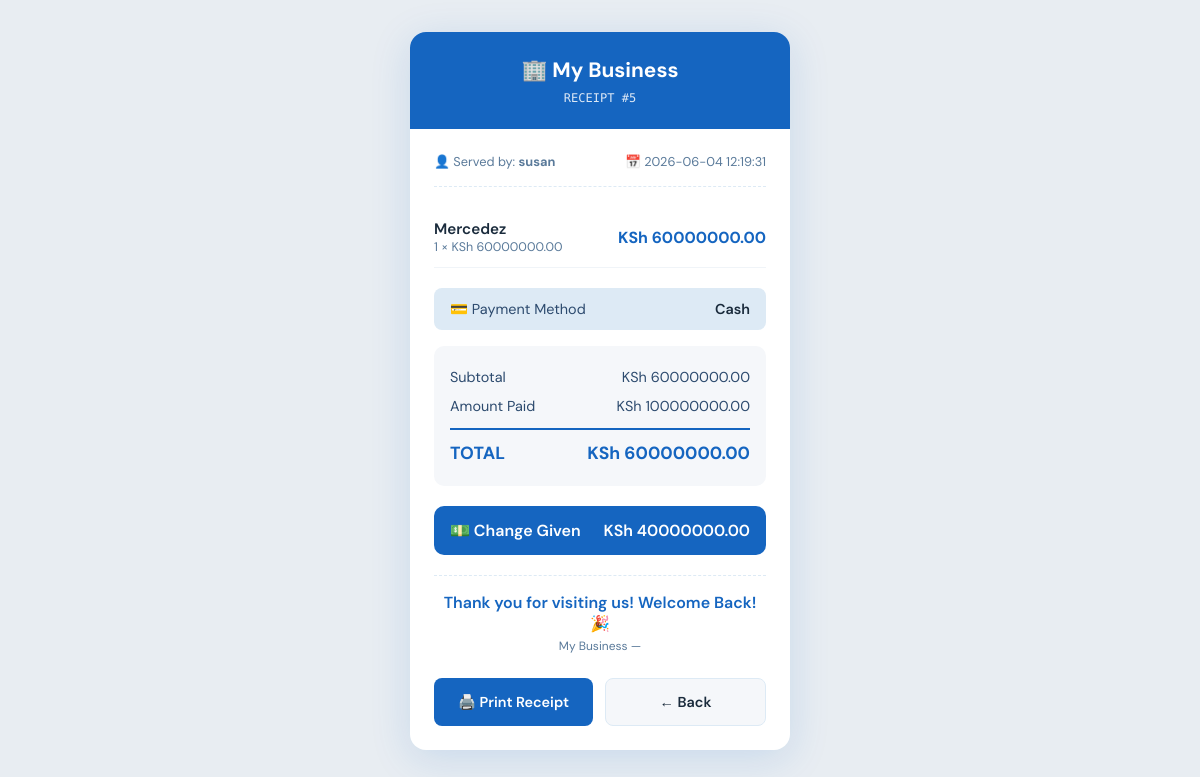
Screenshot of /receipt/5 (signed in) with the database file from the repository.
### tables this page shows
CREATE TABLE settings (
        id INTEGER PRIMARY KEY AUTOINCREMENT,
        business_name TEXT DEFAULT 'My Business',
        business_location TEXT DEFAULT '',
        business_currency TEXT DEFAULT 'KSh',
        business_color TEXT DEFAULT '#1565C0',
        owner_phone TEXT DEFAULT '',
        owner_email TEXT DEFAULT '',
        at_username TEXT DEFAULT '',
        at_api_key TEXT DEFAULT '',
        gmail_address TEXT DEFAULT '',
        gmail_app_password TEXT DEFAULT '',
        sms_enabled INTEGER DEFAULT 0,
        email_enabled INTEGER DEFAULT 0,
        low_stock_threshold INTEGER DEFAULT 5
    );

CREATE TABLE sales (
        id INTEGER PRIMARY KEY AUTOINCREMENT,
        seller TEXT NOT NULL,
        item_name TEXT NOT NULL,
        quantity INTEGER NOT NULL,
        unit_price REAL NOT NULL,
        total_price REAL NOT NULL,
        date_time TEXT NOT NULL
    , amount_paid REAL NOT NULL DEFAULT 0, change_given REAL NOT NULL DEFAULT 0, payment_method TEXT DEFAULT 'Cash');

### app.py (the view)
@app.route('/receipt/<int:sale_id>')
def receipt(sale_id):
    if not session.get('logged_in'):
        return redirect(url_for('login'))
    conn = get_db()
    sale = conn.execute("SELECT * FROM sales WHERE id=?",(sale_id,)).fetchone()
    conn.close()
    settings = get_settings()
    return render_template('receipt.html', sale=dict(sale), settings=settings)

### app.py (called while the page is built)
def get_db():
    conn = sqlite3.connect('sales.db')
    conn.row_factory = sqlite3.Row
    return conn

def get_settings():
    conn = get_db()
    row = conn.execute("SELECT * FROM settings LIMIT 1").fetchone()
    conn.close()
    return dict(row) if row else {}

### templates/receipt.html (shortened to what this page needs)
<!DOCTYPE html>
<html lang="en">
<head>
</head>
<body>
    <div class="receipt-wrapper">
        <div class="receipt">
            <div class="receipt-header">
                <h1>🏢 {{ settings.business_name }}</h1>
                <p style="margin-top:0.5rem; font-family:'DM Mono',monospace; font-size:0.75rem;">
                    RECEIPT #{{ sale.id }}
                </p>
            </div>
            <div class="receipt-body">
                <div class="receipt-meta">
                    <span>👤 Served by: <strong>{{ sale.seller }}</strong></span>
                    <span>📅 {{ sale.date_time }}</span>
                </div>
                <div class="receipt-items">
                    <div class="receipt-item">
                        <div>
                            <div class="item-name">{{ sale.item_name }}</div>
                            <div class="item-detail">
                                {{ sale.quantity }} × {{ settings.business_currency }} {{ "%.2f"|format(sale.unit_price) }}
                            </div>
                        </div>
                        <div class="item-total">
                            {{ settings.business_currency }} {{ "%.2f"|format(sale.total_price) }}
                        </div>
                    </div>
                </div>
                <div style="background:#DDEAF5; border-radius:8px; padding:0.75rem 1rem;
                            margin-bottom:1rem; display:flex; justify-content:space-between;">
                    <span style="color:#2C4A6E; font-size:0.9rem;">💳 Payment Method</span>
                    <span style="color:#1A2B3C; font-weight:600; font-size:0.9rem;">
                        {{ sale.get('payment_method', 'Cash') }}
                    </span>
                </div>
                <div class="receipt-totals">
                    <div class="total-row">
                        <span>Subtotal</span>
                        <span>{{ settings.business_currency }} {{ "%.2f"|format(sale.total_price) }}</span>
                    </div>
                    <div class="total-row">
                        <span>Amount Paid</span>
                        <span>{{ settings.business_currency }} {{ "%.2f"|format(sale.amount_paid) }}</span>
                    </div>
                    <div class="total-row grand">
                        <span>TOTAL</span>
                        <span>{{ settings.business_currency }} {{ "%.2f"|format(sale.total_price) }}</span>
                    </div>
                </div>
                <div class="change-box">
                    <span>💵 Change Given</span>
                    <span>{{ settings.business_currency }} {{ "%.2f"|format(sale.change_given) }}</span>
                </div>
                <div class="receipt-footer">
                    <div class="footer-msg">Thank you for visiting us! Welcome Back! 🎉</div>
                    <div class="footer-sub">{{ settings.business_name }} — {{ settings.business_location }}</div>
                </div>
                <div class="receipt-actions">
                    <button class="btn btn-print" onclick="window.print()">🖨️ Print Receipt</button>
                    <a href="/seller" class="btn btn-back">← Back</a>
                </div>
            </div>
        </div>
    </div>
</body>
</html>

### rows the page displays
settings: business_name "My Business", business_currency "KSh"
sales: id "5", seller "susan", date_time "2026-06-04 12:19:31", item_name "Mercedez", quantity "1", unit_price "60000000.00", total_price "60000000.00", get "Cash", amount_paid "100000000.00", change_given "40000000.00"
